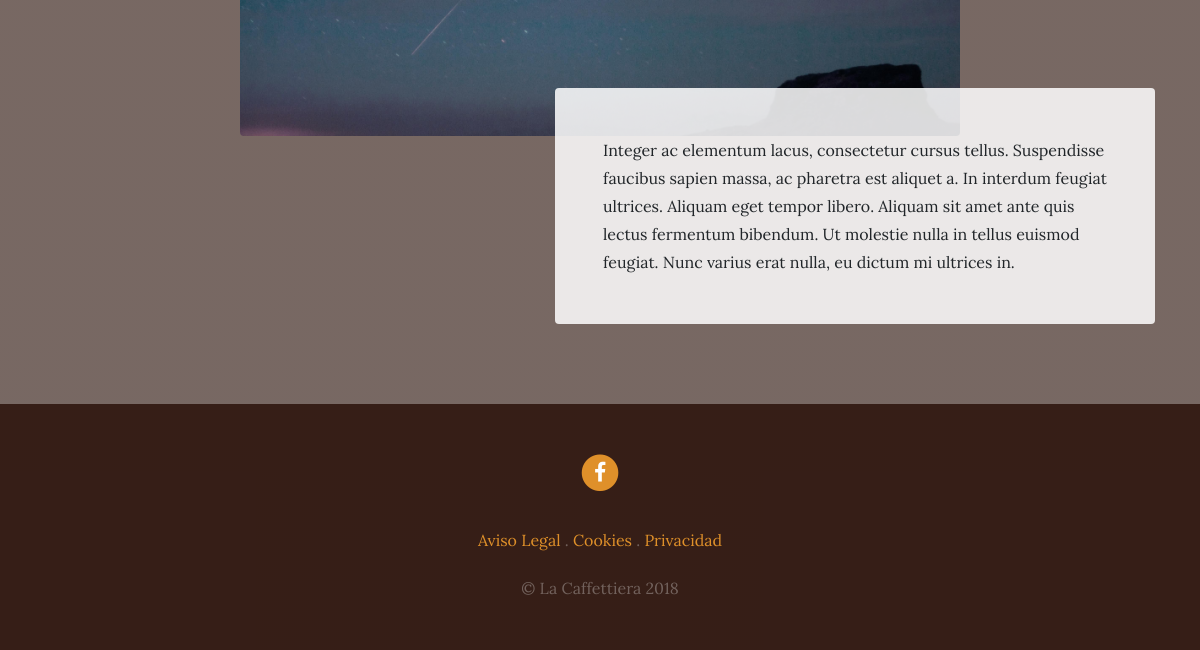
/services/ (lower part), run on an earlier commit of the app's database.
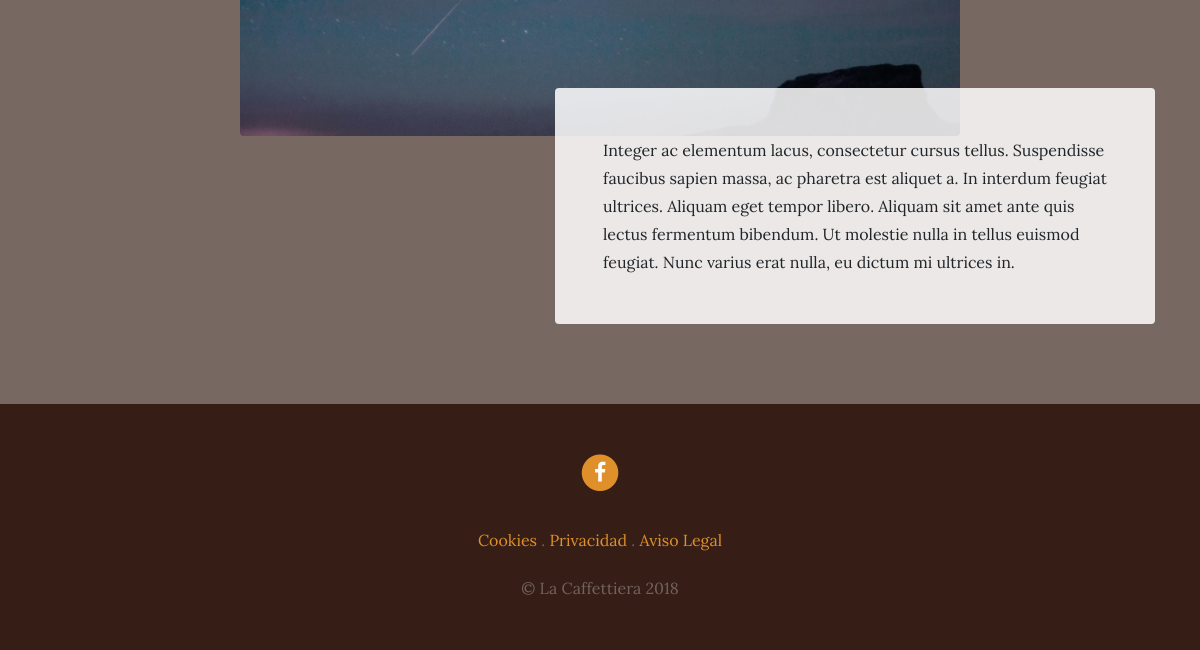
And on a later commit of the database.
### services/models.py (models this page shows, shortened)
class Service(models.Model):
    title = models.CharField(max_length=200, verbose_name="Titulo")
    subtitle = models.CharField(max_length=200, verbose_name="Subtitulo")
    content = models.TextField(verbose_name="Contenido")
    image = models.ImageField(verbose_name="Imagen", upload_to="services")
    created = models.DateTimeField(auto_now_add=True, verbose_name="Fecha de creación")
    updated = models.DateTimeField(auto_now=True, verbose_name="Fecha de edición")
    class Meta:
        verbose_name = "servicio"
        verbose_name_plural = "servicios"
        ordering = ['-created']

### pages/models.py (models this page shows, shortened)
class Page(models.Model):
    title = models.CharField(verbose_name="Título", max_length=200)
    content = RichTextField(verbose_name="Contenido")
    order = models.SmallIntegerField(verbose_name="Orden", default=0)
    created = models.DateTimeField(auto_now_add=True, verbose_name="Fecha de creación")
    updated = models.DateTimeField(auto_now=True, verbose_name="Fecha de edición")
    class Meta:
        verbose_name = "página"
        verbose_name_plural = "páginas"
        ordering = ['order', 'title']

### services/views.py (the view)
# urls.py: path('services/', include('services.urls')),
def services(request):
    services = Service.objects.all
    return render(request, "services/services.html", {'services': services})

### pages/templatetags/pages_extras.py (called while the page is built)
@register.simple_tag
def get_page_list():
    pages = Page.objects.all()
    return pages

### social/processors.py (called while the page is built)
def ctx_dict(request):
    ctx = {}
    links = Link.objects.all()
    for link in links:
        ctx[link.key] = link.url
    return ctx

### services/templates/services/services.html (shortened to what this page needs)
{% extends 'core/base.html' %}
{% load static %}
{% block content %}
    {% for service in services reversed %}
        <section class="page-section">
          <div class="container">
            <div class="product-item">
              <img class="product-item-img mx-auto d-flex rounded img-fluid mb-3 mb-lg-0" src="{{service.image.url}}" alt="">
              <div class="product-item-description d-flex ml-auto">
                <div class="bg-faded p-5 rounded">
                  <p class="mb-0">{{ service.content }}</p>
                </div>
              </div>
            </div>
          </div>
        </section>
    {% endfor %}
{% endblock %}

### core/templates/core/base.html (shortened to what this page needs)
<!DOCTYPE html>
<html lang="es">
  <head>
    {% load static %}
    <link href="{% static 'core/vendor/bootstrap/css/bootstrap.min.css' %}" rel="stylesheet">
    <link href="{% static 'core/vendor/font-awesome/css/font-awesome.min.css' %}" rel="stylesheet" type="text/css">
    <link href="{% static 'core/css/business-casual.css' %}" rel="stylesheet">
  </head>
  <body>
    {% block content %}{% endblock %}
    <footer class="footer text-faded text-center py-5">
      <div class="container">
        <p class="m-0">
            {% if Link_Facebook %}
                <a href="{{Link_Facebook}}" class="link">
                  <span class="fa-stack fa-lg">
                    <i class="fa fa-circle fa-stack-2x"></i>
                    <i class="fa fa-facebook fa-stack-1x fa-inverse"></i>
                  </span>
                </a>
            {% endif %}
	    </p>
        <p class="m-0 mbt">
            {% load pages_extras %}
            {% get_page_list as page_list %}
            {% for page in page_list %}
        	   <a href="{% url 'page' page.id page.title|slugify %}" class="link">{{page.title}}</a> {% if not forloop.last %}.{% endif %}
            {% endfor %}
		</p>
        <p class="m-0 mbt1">&copy; La Caffettiera 2018</p>
      </div>
	</footer>
  </body>
</html>

### core/static/core/css/business-casual.css (style rules this page uses)
body { font-family: 'Lora'; background: linear-gradient(rgba(47, 23, 15, 0.65), rgba(47, 23, 15, 0.65)), url("../img/bg.jpg"); background-attachment: fixed; background-position: center; background-size: cover; }
p { line-height: 1.75; }
.text-faded { color: rgba(255, 255, 255, 0.3); }
.page-section { margin-top: 5rem; margin-bottom: 5rem; }
.bg-faded { background-color: rgba(255, 255, 255, 0.85); }
@media (min-width: 992px) { .product-item .product-item-img { position: relative; z-index: 0; max-width: 60vw; } }
@media (min-width: 992px) { .product-item .product-item-description { position: relative; z-index: 1; margin-top: -3rem; max-width: 50vw; } }
.footer { background-color: rgba(47, 23, 15, 0.9); }
.mbt { padding-top: 2rem; }
.mbt1 { padding-top: 1.25rem; }
a.link { color: #df902a; }

What changed in the data, as far as the page shows it:
changed Page "Privacidad": now shows "."
changed Page "Aviso Legal": no longer shows "."; moves down the list
